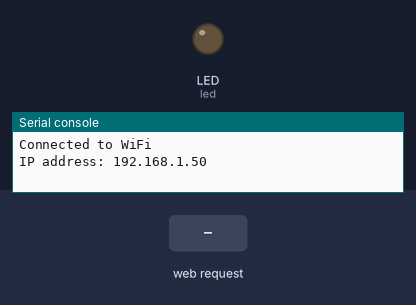
Bench run of a program on a simulated CircuitPython board. Parts: output pins drawn as LEDs (lit = HIGH), the last lines printed to the serial console. The inputs (shaded band) are chosen by the test bench.

Above: at 2.7 s.
2.8 s: HTTP request GET /led/on received
At 3.9 s:
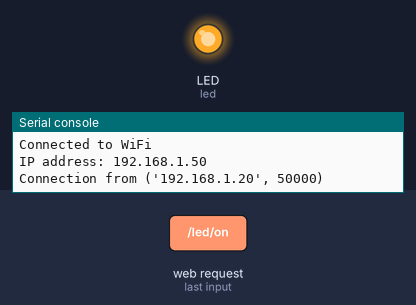
4.3 s: HTTP request GET /led/off received
At 5.0 s:
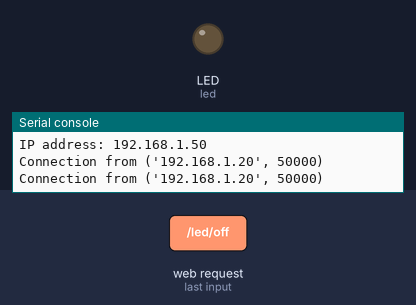
Timing chart, 0 to 7.3 s (numbered marks = the images above; inputs shaded):
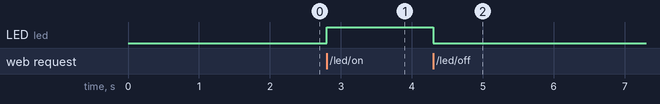

The program:

check.py
```python
import wifi
import socketpool
import time
import board
import digitalio

# Set up built-in LED (GPIO2 usually)
led = digitalio.DigitalInOut(board.LED)
led.direction = digitalio.Direction.OUTPUT
led.value = False  # Start with LED OFF

# Connect to Wi-Fi
wifi.radio.connect("Aman_4g", "amansah17")
print("Connected to WiFi")
print("IP address:", wifi.radio.ipv4_address)

# Create a simple socket server
pool = socketpool.SocketPool(wifi.radio)
server = pool.socket()
server.bind(('0.0.0.0', 80))
server.listen(1)

# HTML for the control page
def webpage():
    led_status = "ON" if led.value else "OFF"
    return f"""
    <!DOCTYPE html>
    <html>
    <head>
        <title>ESP32 LED Control</title>
        <style>
            body {{ font-family: Arial; text-align: center; background: #f0f0f0; }}
            .button {{ padding: 20px; font-size: 20px; margin: 20px; border: none; border-radius: 10px; cursor: pointer; }}
            .on {{ background-color: green; color: white; }}
            .off {{ background-color: red; color: white; }}
        </style>
    </head>
    <body>
        <h1>ESP32 LED Control Portal</h1>
        <p>LED is currently <strong>{led_status}</strong></p>
        <a href="/led/on"><button class="button on">Turn ON</button></a>
        <a href="/led/off"><button class="button off">Turn OFF</button></a>
    </body>
    </html>
    """

# Main loop
while True:
    conn, addr = server.accept()
    print("Connection from", addr)
    request = conn.recv(1024)
    request = str(request)

    if "/led/on" in request:
        led.value = True
    elif "/led/off" in request:
        led.value = False

    # Send HTTP response
    response = webpage()
    conn.send("HTTP/1.1 200 OK\r\nContent-Type: text/html\r\n\r\n")
    conn.send(response)
    conn.close()
```

Measured:
- after the input at 2.8 s, LED (led): LOW → HIGH at once
- after the input at 4.3 s, LED (led): HIGH → LOW at once
